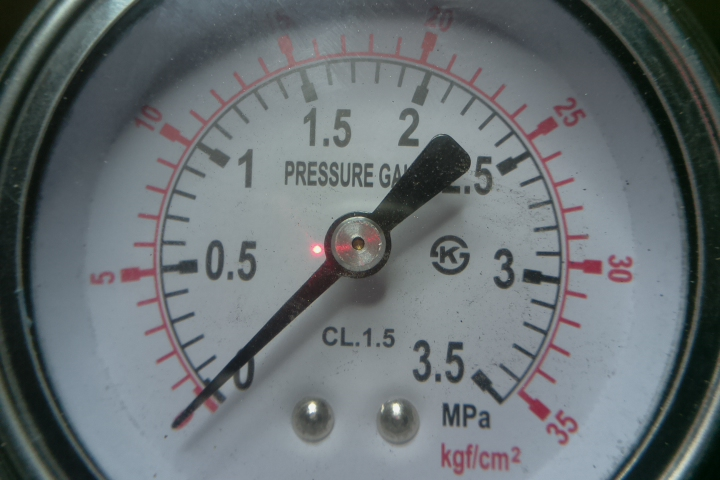
#> input picture test.jpg, 720 x 480 px
$ python gauge_det.py   (Python 2 division)   (older library calls are emulated)
#> lines starting #> are read from the running program, lines starting #| are printed output that depends on the picture; after the words box and inside, x2 and y2 are one past the last pixel; in counts of white or black regions, pixels touching at a corner belong together; long printed decimals are rounded
#!/usr/bin/python2.7
import sys
import math
import numpy as np
import cv2
import defines as DEF


def make_line(p1, p2):
    A = (p1[1] - p2[1])
    B = (p2[0] - p1[0])
    C = (p1[0] * p2[1] - p2[0] * p1[1])
    return A, B, -C


def intersection(L1, L2):
    D = L1[0] * L2[1] - L1[1] * L2[0]
    Dx = L1[2] * L2[1] - L1[1] * L2[2]
    Dy = L1[0] * L2[2] - L1[2] * L2[0]
    if D != 0:
        x = Dx / D
        y = Dy / D
        return x, y
    else:
        return False


class Object:
    x = 0  # these will hold the coordinates of the object "centers". see moments of inertia
    y = 0

    def __init__(self, name="null"):
        self.type = "Object"
        self.color = DEF.RED
        self.position = 0
        self.area = 0


def main():
    # parameters
    file = "./test.jpg"
    draw = True
    hough_circle = True
    hough_line = True
    hough_pline = False
    do_canny = False
    do_blur = True
    do_threshold = True
    do_contours = True
    window_name = 'gauge'
    line_thickness = 2

    # setup
    cv2.namedWindow(window_name, cv2.WINDOW_NORMAL)
    im = cv2.imread(file)
#> im is the input picture: shape (480, 720, 3); mean B, G, R 114.9, 111.6, 104.4
    gray_im = cv2.cvtColor(im, cv2.COLOR_RGB2GRAY)
    canvas = np.zeros_like(im)  # output image
    blank = np.zeros_like(im)
    np.copyto(canvas, im)
    prep = gray_im  # copy of grayscale image to be preprocessed for angle detection
    height, width = gray_im.shape
#> height = 480; width = 720
    mask = np.zeros_like(prep)
    scale_factor = 1.15

    # preprocessing image:
    if do_blur:
        prep = cv2.GaussianBlur(prep, (3, 3), 2, 2)
    if do_canny:
        prep = cv2.Canny(prep, 20, 60)
    if do_threshold:
        # create structuring element that will be used to "dilate" and "erode" image.
        # the element chosen here is a 3px by 3px rectangle
        prep = cv2.adaptiveThreshold(prep, 255, cv2.ADAPTIVE_THRESH_MEAN_C, cv2.THRESH_BINARY_INV, 25, 3)
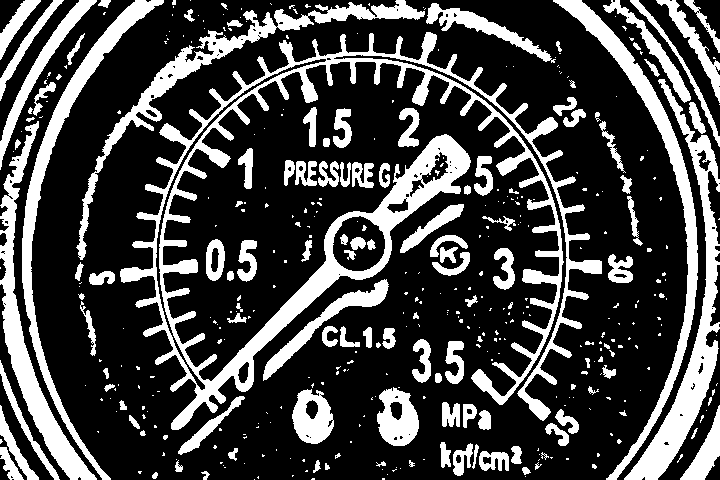
#> prep: shape (480, 720); 27% white; 421 white regions (290 under 20 px), largest, box (x1, y1, x2, y2) and area: (120, 32, 602, 430) 27262, (624, 79, 720, 480) 7112, (553, 0, 698, 480) 6125
        # prep = cv2.threshold(prep, 50, 255, cv2.THRESH_BINARY_INV)[1]
        erodeElement = cv2.getStructuringElement(cv2.MORPH_ELLIPSE, (5, 5))
        # dilate with larger element so make sure object is nicely visible
        dilateElement = cv2.getStructuringElement(cv2.MORPH_ELLIPSE, (4, 4))
        prep = cv2.erode(prep, erodeElement, 2)
#> prep: shape (480, 720); 12.2% white; 345 white regions (203 under 20 px), largest, box (x1, y1, x2, y2) and area: (173, 136, 469, 428) 5437, (626, 137, 717, 480) 4323, (555, 0, 696, 480) 3771
        prep = cv2.dilate(prep, dilateElement, 1)
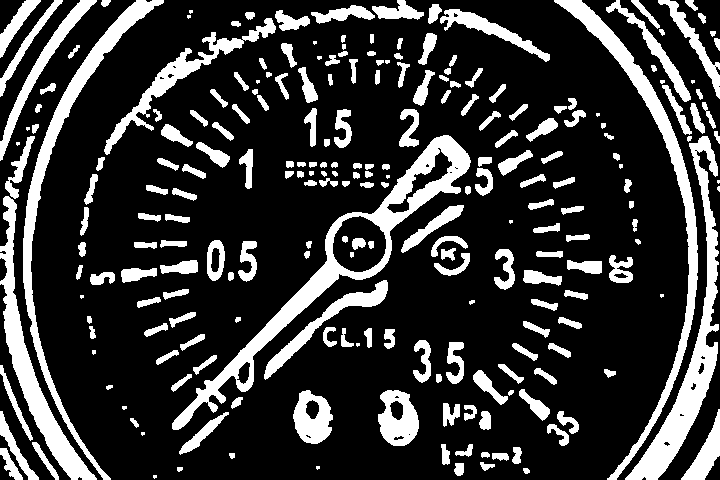
#> prep: shape (480, 720); 21.6% white; 241 white regions (24 under 20 px), largest, box (x1, y1, x2, y2) and area: (172, 135, 471, 430) 8048, (625, 136, 719, 480) 6071, (554, 0, 698, 480) 5651

    # Hough transforms (circles, lines, plines)
    if hough_circle:
        # HoughCircles returns output vector (x,y,radius) inside an one element list so [0] is appended at the end
        circles = \
        cv2.HoughCircles(gray_im, cv2.HOUGH_GRADIENT, 2, 10, None, param1=50, param2=30, minRadius=height / 10,
                         maxRadius=0, )[0]
#> circles = 2227 rows, first 8: [363, 259, 203.4], [355, 253, 197.2], [355, 271, 210.2], [371, 253, 193], [357, 241, 186.8], [369, 267, 209.4], [345, 249, 189.6], [349, 261, 196.4]
        if circles is None:
            sys.exit("could not locate the gauge circle")  # if no circles are found terminate the program here
        else:
            # use only gauge image that is inside the first circle found
            for c in circles[:1]:
                # scale factor makes applicable area slightly larger just to be safe we are not missing anything
                cv2.circle(mask, (c[0], c[1]), int(c[2] * scale_factor), (255, 255, 255), -1)
                # mask=cv2.threshold(mask, 128, 255,cv2.THRESH_BINARY)
                prep = cv2.bitwise_and(prep, mask)
#> this loop made 1 pass
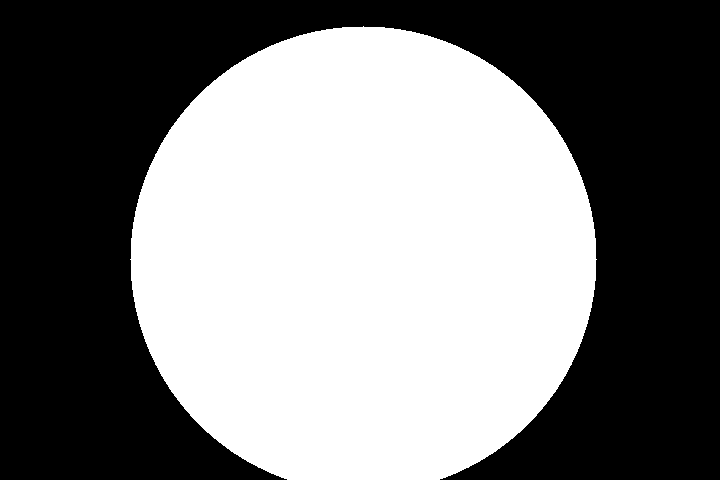
#> mask: shape (480, 720); 49% white; 1 white region

    if do_contours:
        objects = []
        copy = np.zeros_like(prep)  # output image
        np.copyto(copy, prep)
        _, contours, hierarchy = cv2.findContours(copy, cv2.RETR_EXTERNAL, cv2.CHAIN_APPROX_SIMPLE)
#> contours = 151 contours, 18 with area under 20; largest, box (x1, y1, x2, y2) and area: (185, 135, 471, 417) 10708, (378, 390, 419, 446) 1670, (264, 280, 388, 380) 1630, (293, 390, 333, 444) 1508, (401, 205, 464, 253) 668
        if contours is not None and len(contours) > 0:
            numObjects = len(contours)
#> numObjects = 151
            # print("objects = %d" % numObjects )
            if numObjects < 1024:
                for i in range(0, len(contours)):
                    moment = cv2.moments(contours[i])
                    area = moment['m00']
                    if area > DEF.AREA:
                        # print("area = %d" % area)
                        object = Object()
                        object.area = area
                        object.x = int(moment['m10'] / area)
                        object.y = int(moment['m01'] / area)
                        object.position = i
                        objects.append(object)
                        # print len(objects)
                        # print "area is greater than .."
                        objectFound = True
#> this loop made 151 passes
#> (area, object.area, object.x, object.y, object.position, objectFound) on pass 104: (10707.5, 10707.5, 353, 250, 103, True)
#> area on passes 2, 5, 6, 7, 8, 9: 63, 28.5, 86.5, 110.5, 169, 158
#> after the loop, objects = 1 item
                        # else: objectFound = False

        assert (len(objects) <= len(contours)), \
            "objects: %d, contours: %d" % (len(objects), len(contours))
        while (len(objects) > 0):
            thisObject = objects.pop()
            # contours[thisObject.position] = cv2.convexHull(contours[thisObject.position], returnPoints = True)
            cv2.drawContours(blank, contours, thisObject.position, DEF.WHITE, 5, 2)
#> this loop made 1 pass
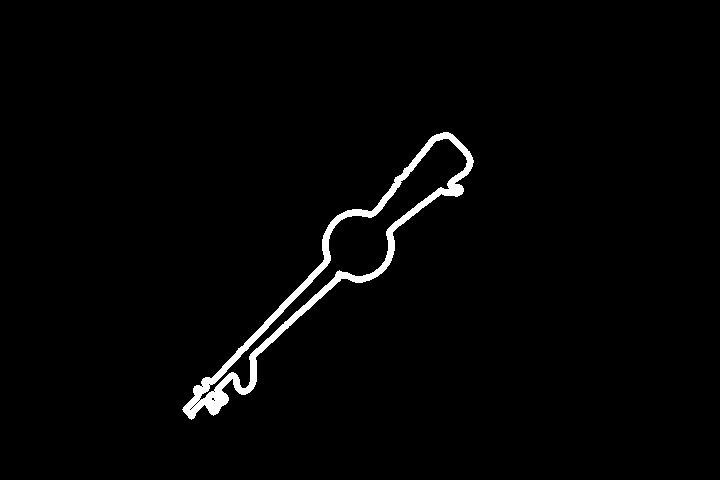
#> blank: shape (480, 720, 3); 1.8% white; 1 white region, box (x1, y1, x2, y2) and area: (182, 132, 474, 420) 6261

    if hough_line:
        blank = cv2.cvtColor(blank, cv2.COLOR_BGR2GRAY)
        lines = cv2.HoughLines(blank, 1, np.pi / 90, 50)
#> lines = 229 rows, first 8: [435, 0.838], [416, 0.733], [414, 0.733], [415, 0.768], [429, 0.873], [424, 0.698], [420, 0.698], [423, 0.908]
    if hough_pline:
        plines = cv2.HoughLinesP(prep, 1, np.pi / 180, 20, None, minLineLength=height / 10, maxLineGap=1)

    first = True
    for c in circles[:1]:
        # green for circles (only draw the 1 strongest)
        cv2.circle(canvas, (c[0], c[1]), c[2], (0, 255, 0), line_thickness)
        # cv2.circle()
        # res = cv2.bitwise_and(frame,frame, mask= mask)
        if first:
            first = False
            circle_x = c[0]
            circle_y = c[1]
            radius = int(c[2])
#> this loop made 1 pass
#> (c, first, circle_x, circle_y, radius) on pass 1: ([363, 259, 203.4], False, 363, 259, 203)
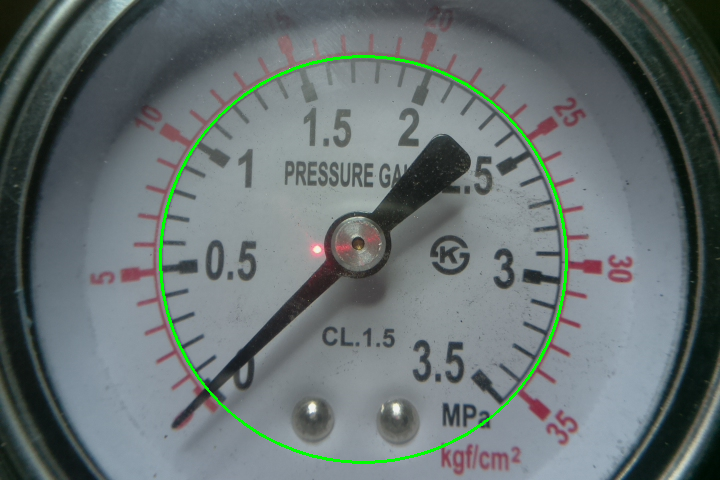
#> canvas: shape (480, 720, 3); 1.08% of pixels changed, all inside (x1, y1, x2, y2) = (159, 55, 568, 464)
#> after the loop, circle_x = 363; circle_y = 259; first = False; radius = 203

    needle_lines = []
    angles = []
    for line in lines[:2]:
        for (rho, theta) in line:
            # blue for infinite lines (only draw the 2 strongest)
            x0 = np.cos(theta) * rho
            y0 = np.sin(theta) * rho
            pt1 = (int(x0 + (height + width) * (-np.sin(theta))), int(y0 + (height + width) * np.cos(theta)))
            pt2 = (int(x0 - (height + width) * (-np.sin(theta))), int(y0 - (height + width) * np.cos(theta)))
            cv2.line(canvas, pt1, pt2, (255, 0, 0), line_thickness)
            needle_lines.append(make_line(pt1, pt2))
            angles.append(theta)
#> this loop made 2 passes
#> line on passes 1 to 2: [[435, 0.838]], [[416, 0.733]]
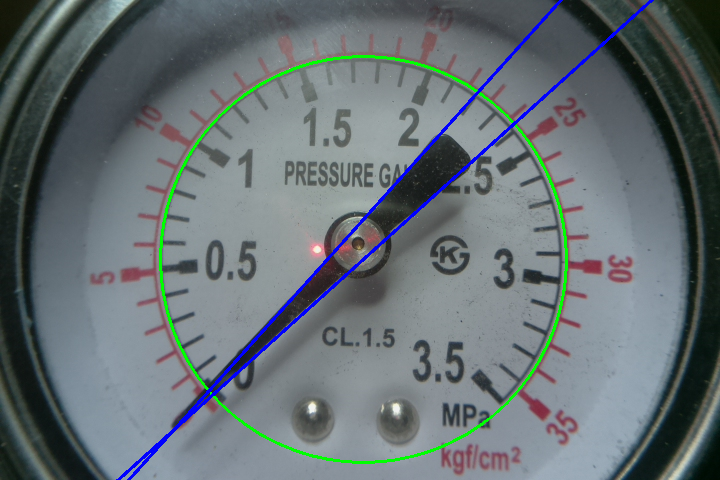
#> canvas: shape (480, 720, 3); 1.22% of pixels changed, all inside (x1, y1, x2, y2) = (116, 0, 654, 480)
#> after the loop, angles = [0.838, 0.733]; needle_lines = [(1605, 1782, 1043532), (1783, 1605, 998831)]

    avg_theta = (angles[0] + angles[1]) / 2
#> avg_theta = 0.785
    assert (len(needle_lines) >= 2)
    R = intersection(needle_lines[0], needle_lines[1])
#> R = (174, 428)
    if R:
        print "Intersection detected:", R
#| Intersection detected: (174, 428)
        cv2.circle(canvas, R, 10, DEF.RED, 3)
    else:
        print "No single intersection point detected"
    guess1 = [avg_theta, (0, 0)]
#> guess1 = [0.785, (0, 0)]
    guess2 = [avg_theta + np.pi, (0, 0)]
#> guess2 = [3.93, (0, 0)]
    if guess2[0] > 2 * np.pi:
        guess2[0] -= 2 * np.pi
    guess1[1] = (int(circle_x + radius * np.sin(guess1[0])), int(circle_y - radius * np.cos(guess1[0])))

    avg_theta += np.pi
#> avg_theta = 3.93
    guess2[1] = (int(circle_x + radius * np.sin(guess2[0])), int(circle_y - radius * np.cos(guess2[0])))

    dist1 = math.hypot(R[0] - guess1[1][0], R[1] - guess1[1][1])
#> dist1 = 456.3
    dist2 = math.hypot(R[0] - guess2[1][0], R[1] - guess2[1][1])
#> dist2 = 51.97
    if dist1 < dist2:
        angle = (guess1[0] * 360 / (2 * np.pi))
    else:
        angle = (guess2[0] * 360 / (2 * np.pi))
#> angle = 225
    angle += 180
#> angle = 405
    if angle >= 360:
        angle -= 360
#> angle = 45

    pressure = np.interp(angle,[DEF.GAUGE_MIN['angle'],DEF.GAUGE_MAX['angle']],[DEF.GAUGE_MIN['pressure'],DEF.GAUGE_MAX['pressure']])
#> pressure = 0.143
    print "pressure = ", pressure
#| pressure =  0.1429
    prep = cv2.bitwise_and(prep, mask)

    cv2.putText(canvas, "pressure:" + str(round(pressure,3)) + " MPa", (int(height * 0.4), int(width * 0.6)), cv2.FONT_HERSHEY_PLAIN,
                fontScale=(height / 200), color=(200, 50, 0), thickness=3)

    if hough_pline:
        for pline in plines[:10]:
            for l in pline:
                # red for line segments
                cv2.line(canvas, (l[0], l[1]), (l[2], l[3]), (0, 0, 255), line_thickness)

    if draw:
        canvas = np.concatenate((im, canvas), axis=1)
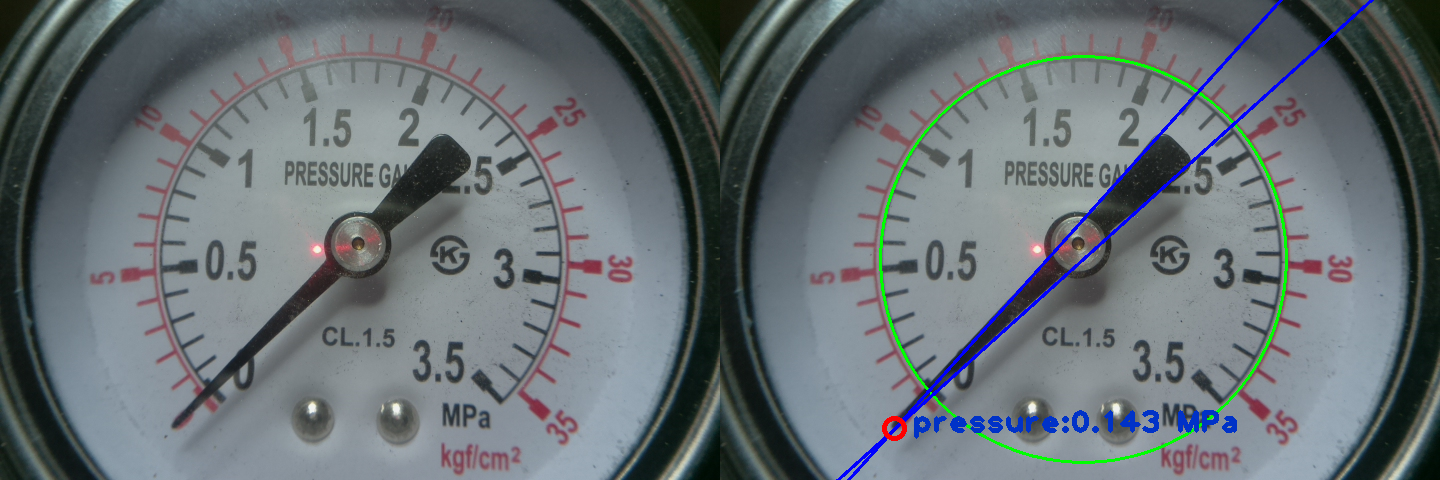
#> canvas: shape (480, 1440, 3); mean B, G, R 115.4, 111.3, 102.7
        cv2.imshow(window_name, canvas)
    else:
        cv2.imshow(window_name, prep)
    cv2.waitKey(0)

    # save the resulting image
    if draw:
        cv2.imwrite("res.jpg", canvas)

    f = open('./gauge_angle.txt', 'w')
    f.write("angle:" + str(angle) + "\width")
    f.close()


if __name__ == "__main__":
    main()

$ run again, with pressure_gauge.jpeg copied over test.jpg
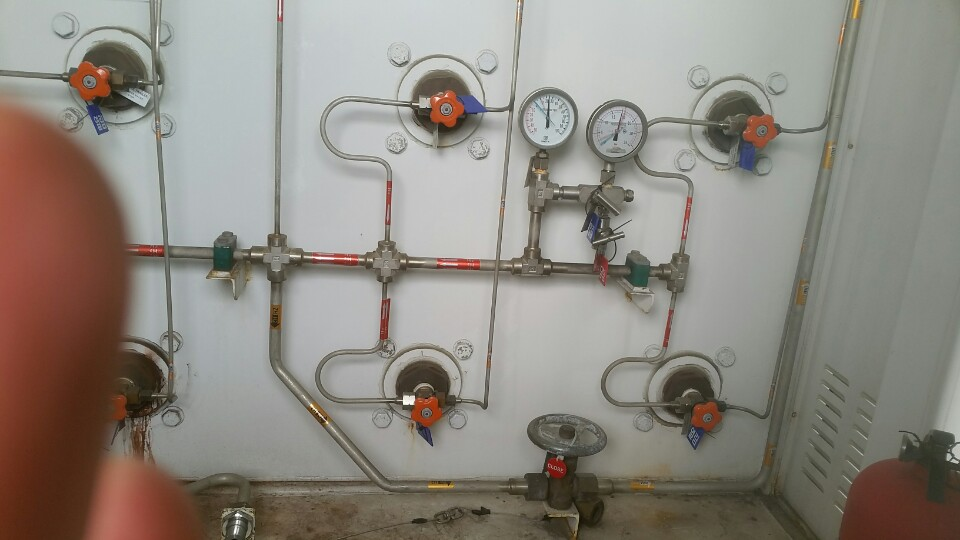
#> input picture pressure_gauge.jpeg, 960 x 540 px
#> in main, im is the input picture: shape (540, 960, 3); mean B, G, R 128.1, 136.1, 142.1
#> in main, `prep = cv2.dilate(prep, dilateElement, 1)`:
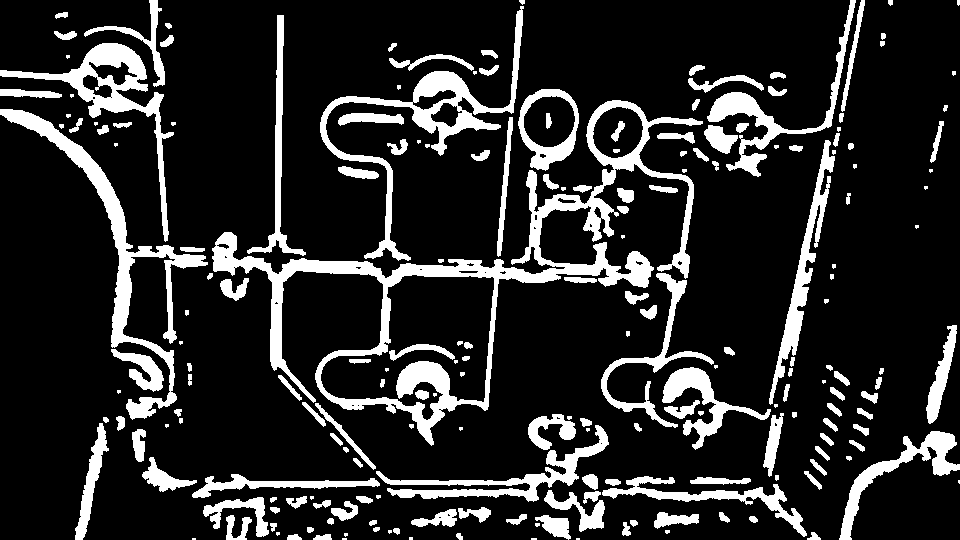
#> prep: shape (540, 960); 16.2% white; 209 white regions (48 under 20 px), largest, box (x1, y1, x2, y2) and area: (212, 100, 703, 446) 18145, (0, 109, 208, 420) 6637, (320, 6, 524, 261) 5552
#> the loop in main, `for c in circles[:1]:` made 1 pass
#> c on pass 1: [471, 291, 200.8]
#> contours = 59 contours, 20 with area under 20; largest, box (x1, y1, x2, y2) and area: (243, 104, 672, 446) 28366, (320, 65, 519, 261) 5287, (518, 89, 579, 171) 3588, (376, 425, 609, 502) 2804, (601, 273, 693, 423) 1680
#> numObjects = 59
#> the loop in main, `for i in range(0, len(contours)):` made 59 passes
#> (area, object.area, object.x, object.y) on passes 51, 52, 57: (28365.5, 28365.5, 443, 315), (3588, 3588, 548, 125), (5287, 5287, 426, 125)
#> after the loop in main, `for i in range(0, len(contours)):`: objects = 3 items
#> the loop in main, `while (len(objects) > 0):` made 3 passes
#> lines = 2295 rows, first 8: [251, 1.61], [263, 1.57], [247, 1.61], [282, 1.54], [235, 1.64], [267, 1.57], [271, 1.57], [294, 1.5]
#> the loop in main, `for c in circles[:1]:` made 1 pass
#> (c, first, circle_x, circle_y, radius) on pass 1: ([471, 291, 200.8], False, 471, 291, 200)
#> after the loop in main, `for c in circles[:1]:`: circle_x = 471; circle_y = 291; first = False; radius = 200
#> the loop in main, `for line in lines[:2]:` made 2 passes
#> line on passes 1 to 2: [[251, 1.61]], [[263, 1.57]]
#> after the loop in main, `for line in lines[:2]:`: angles = [1.61, 1.57]; needle_lines = [(-105, 2997, 751641), (-1, 2999, 787238)]
#> in main, `avg_theta = (angles[0] + angles[1]) / 2`: avg_theta = 1.59
#> R = (337, 262)
#| Intersection detected: (337, 262)
#> guess1 = [1.59, (0, 0)]
#> guess2 = [4.73, (0, 0)]
#> in main, `avg_theta += np.pi`: avg_theta = 4.73
#> dist1 = 334.5
#> dist2 = 70.58
#> in main, `angle = (guess2[0] * 360 / (2 * np.pi))`: angle = 271
#> in main, `angle += 180`: angle = 451
#> in main, `angle -= 360`: angle = 91
#> pressure = 0.69
#| pressure =  0.6905
#> in main, `canvas = np.concatenate((im, canvas), axis=1)`:
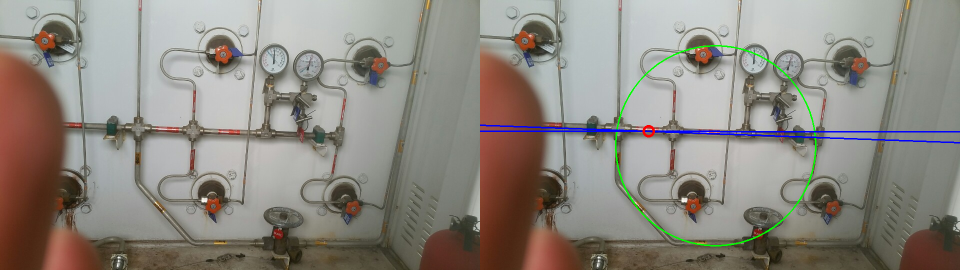
#> canvas: shape (540, 1920, 3) (shown at 1/2 size); mean B, G, R 128.5, 136, 141.1
